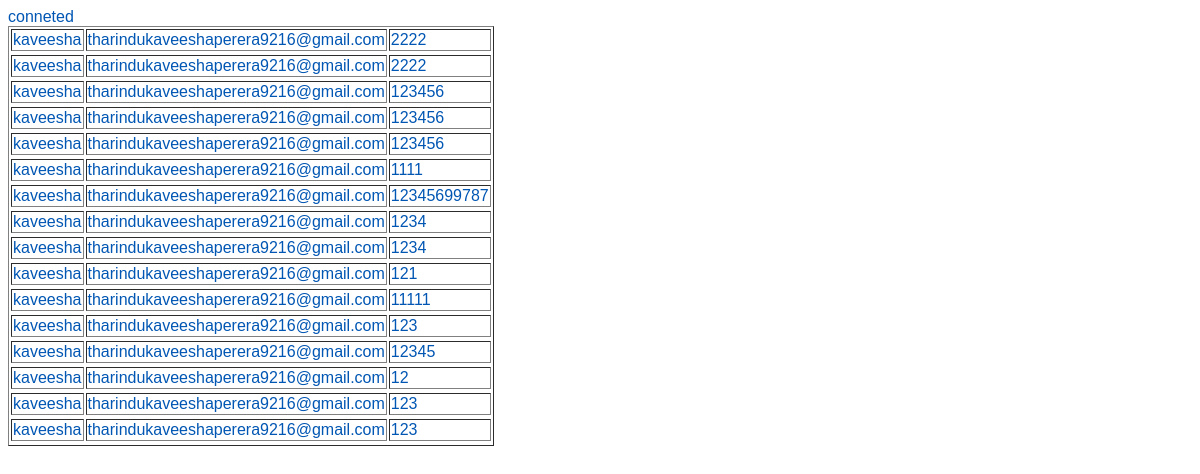
The page /view.php on the database its author committed.
### tables this page shows
CREATE TABLE `register_table` (
  `r_id` int(10) NOT NULL,
  `r_name` varchar(50) NOT NULL,
  `r_email` varchar(50) NOT NULL,
  `r_password` varchar(20) NOT NULL
);

### view.php (the view, shortened to what this page needs)
<?php
include 'configSeller.php' ;
?>
<!DOCTYPE html>
<html>
<head>
</head>
<body>
<?php
echo "<table border='1'>";
    $sql="select * from register_table";
    $result=$connection->Query($sql);
    if($result->num_rows>0){
      while($row=$result->fetch_assoc()){
        echo "<tr><td>".$row['r_name']."</td><td>".$row['r_email']."</td><td>".$row['r_password']."</td><tr>";
      }
    }
    echo"</table>";
?>
</body>
</html>

### view.php (style rules this page uses)
body { font-family: Arial, sans-serif; background-color: #fff; color: #0056b3; background-image: url("bg9.jpg"); background-size: cover; background-attachment: fixed; }

### rows shown on the page
register_table: r_name "kaveesha", r_email "tharindukaveeshaperera9216@gmail.com", r_password "2222"
register_table: r_name "kaveesha", r_email "tharindukaveeshaperera9216@gmail.com", r_password "2222"
register_table: r_name "kaveesha", r_email "tharindukaveeshaperera9216@gmail.com", r_password "123456"
register_table: r_name "kaveesha", r_email "tharindukaveeshaperera9216@gmail.com", r_password "123456"
register_table: r_name "kaveesha", r_email "tharindukaveeshaperera9216@gmail.com", r_password "123456"
register_table: r_name "kaveesha", r_email "tharindukaveeshaperera9216@gmail.com", r_password "1111"
register_table: r_name "kaveesha", r_email "tharindukaveeshaperera9216@gmail.com", r_password "12345699787"
register_table: r_name "kaveesha", r_email "tharindukaveeshaperera9216@gmail.com", r_password "1234"
register_table: r_name "kaveesha", r_email "tharindukaveeshaperera9216@gmail.com", r_password "1234"
register_table: r_name "kaveesha", r_email "tharindukaveeshaperera9216@gmail.com", r_password "121"
register_table: r_name "kaveesha", r_email "tharindukaveeshaperera9216@gmail.com", r_password "11111"
register_table: r_name "kaveesha", r_email "tharindukaveeshaperera9216@gmail.com", r_password "123"
register_table: r_name "kaveesha", r_email "tharindukaveeshaperera9216@gmail.com", r_password "12345"
register_table: r_name "kaveesha", r_email "tharindukaveeshaperera9216@gmail.com", r_password "12"
register_table: r_name "kaveesha", r_email "tharindukaveeshaperera9216@gmail.com", r_password "123"
register_table: r_name "kaveesha", r_email "tharindukaveeshaperera9216@gmail.com", r_password "123"
